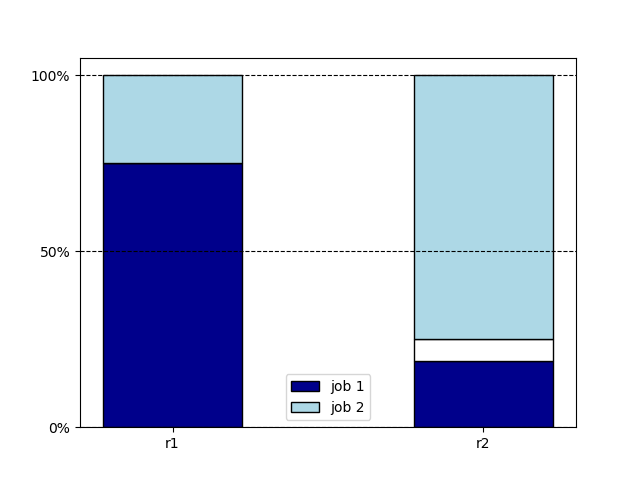

Write Python code to recreate this figure.
import numpy as np
import matplotlib.pyplot as plt

def DRFUsage(R, demands):
    numRes = R.shape[0]
    numUser = demands.shape[0]
    
    consumed = np.zeros(numRes)
    dominant = np.zeros(numUser)
    usage = np.zeros((numUser, numRes))

    while (True):
        pickedUser = np.argmin(dominant)
        canAllocate = np.all(np.greater_equal(R, consumed + demands[pickedUser]))
        if not canAllocate:
            break
        consumed = consumed + demands[pickedUser]
        usage[pickedUser] = usage[pickedUser] + demands[pickedUser]
        dominant[pickedUser] = np.amax(usage[pickedUser] / R)
    usage = np.insert(usage, 1, R - np.sum(usage, axis=0), axis=0)
    return usage * 100 / R

def plotFigure(resources, figureName):
    N = 2
    ind = np.arange(N)
    width = 0.45
    p1 = plt.bar(ind, resources[0], width, color='darkblue', edgecolor='black')
    _padding = plt.bar(ind, resources[1], width, bottom=resources[0], color='w', edgecolor='black')
    p2 = plt.bar(ind, resources[2], width, bottom=resources[0] + resources[1], color='lightblue', edgecolor='black')

    plt.grid(ls='--', axis='y', color='black')
    plt.xticks(ind, ('r1', 'r2'))
    plt.yticks(np.arange(0, 110, 50), ('0%', '50%', '100%'))
    plt.legend((p1[0], p2[0]), ('job 1', 'job 2'))
    plt.savefig(figureName)

plotFigure(DRFUsage(np.array([2000, 2000]), np.array([[4, 1], [1, 3]])), 'figure_4.png')